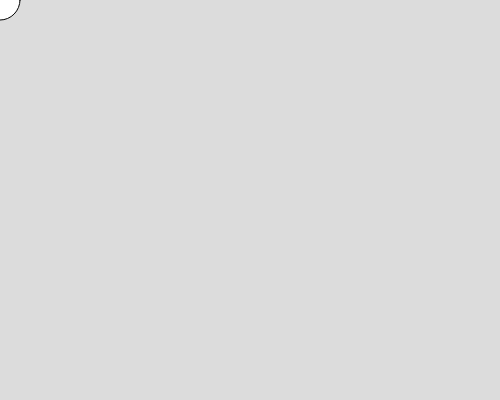
Frame 1 (no input)
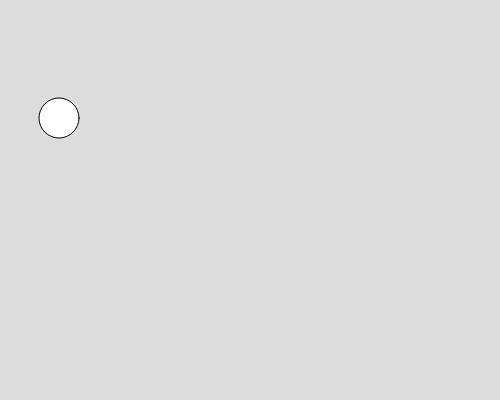
Frame 60 (no input)
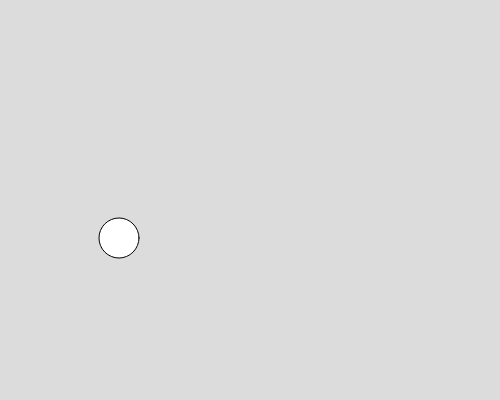
Frame 120 (the mouse pressed at the canvas centre since frame 60)

The p5.js sketch that drew these frames (run headless with seeded random() and noise() and a simulated clock; from frame 60 on, the mouse is pressed at the canvas centre):

// p5.js sketch
// ── sketch.js
function setup() {
  createCanvas(500, 400);
  x = 0
  y = 0
  dx = 1
  dy = 1
  console.log("we started")
}

function draw() {
  background(220);
  circle(x,y,40)
  x = x + dx
  y = y + dy * 2
  if (x > 500) dx = -1
  if (y > 400) dy = -1
  if (x < 0) dx = 1
  if (y < 0) dy = 1
}
